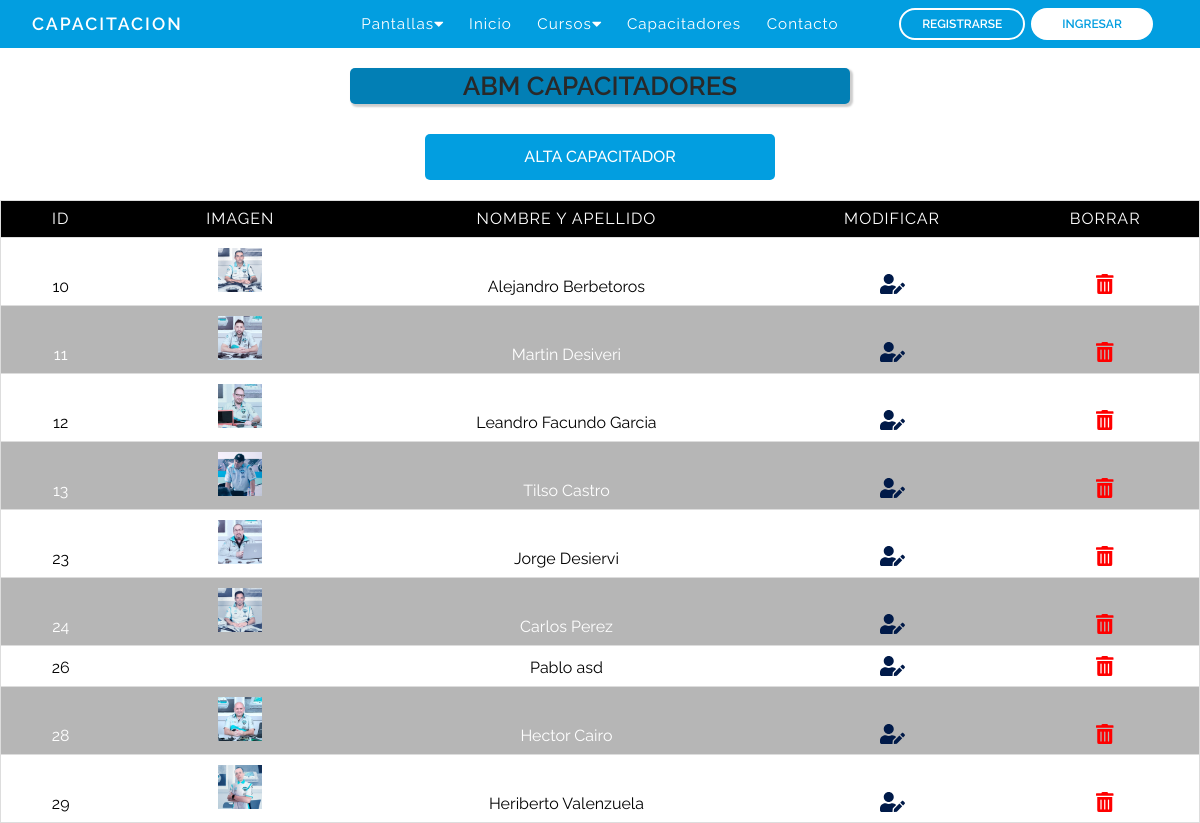
Page /abmCapacitadores.php on the earlier database version.
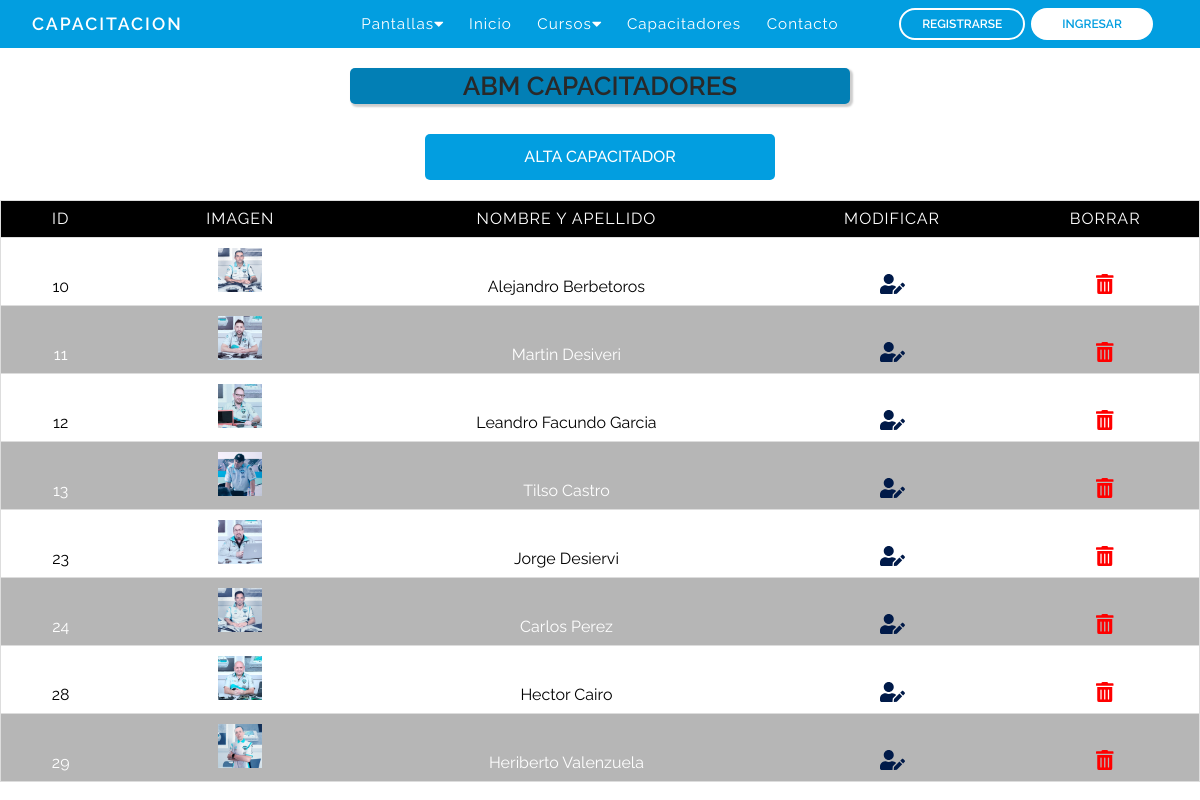
Same page on the later database version.
### tables this page shows
CREATE TABLE `capacitadores` (
  `id` int(10) NOT NULL,
  `nombre` varchar(120) NOT NULL,
  `apellido` varchar(120) NOT NULL,
  `cuil_cuit` int(11) NOT NULL,
  `imagen` varchar(255) NOT NULL DEFAULT 'usersNone.png',
  `telefono` varchar(12) NOT NULL,
  `direccion` varchar(120) NOT NULL,
  `codigo_postal` varchar(10) NOT NULL,
  `email` varchar(120) NOT NULL,
  `especialidad` varchar(255) NOT NULL,
  `descripcion` varchar(1000) NOT NULL,
  `provincia` varchar(60) NOT NULL,
  `fecha_alta` date NOT NULL DEFAULT current_timestamp(),
  `fecha_baja` date NOT NULL
);

### abmCapacitadores.php (the view, shortened to what this page needs)
<?php
require_once('bd/conexion.php');
$consulta = $pdo->prepare('SELECT id, imagen, nombre, apellido FROM capacitadores ORDER BY id');
$consulta -> execute();
?>
<!DOCTYPE html>
<html lang="es">
<head>
	<link rel="stylesheet" href="css/reset.css">
	<link rel="stylesheet" type="text/css" href="css/abmCapacitadores.css">
</head>
</body>
<body>
		<?php require_once("nav.php") ?>
		<div class="cont_title">
			<p>ABM CAPACITADORES</p>
		</div>
			<div class="contenedor">
			<a href="formularioCapacitador.php" class="btnAlta">ALTA CAPACITADOR</a>
		<table border="1">
			<thead>
				<tr>
					<th class="Id">Id</th>
					<th class="Imagen">Imagen</th>
					<th class="NombreApellido">Nombre y apellido</th>
					<th class="Borrar">Modificar</th>
					<th class="Editar">Borrar</th>
				</tr>
			</thead>
			<tbody>
				<tr>
				<?php while ($datos = $consulta->fetch(PDO::FETCH_ASSOC)) { ?>
					<td class="id" data-label="id"><?= $datos['id'] ?></td>
					<td class="imagen" ><img width="20%" src="images/capacitadores/<?= $datos['imagen'] ?>" alt=""></td>
					<td class="nombreApellido" data-label="Nombre y Apellido"><?= $datos['nombre'].' '.$datos['apellido'] ?></td>
					<td class="Editar"><a href="<?= 'editCapacitador.php?id='.$datos['id'] ?>"><i class="fas fa-user-edit edit"></i></a></td>
					<td class="Borrar"><a onclick="return confirmaCapacitador()" href="<?= 'deleteCapacitadores.php?id='.$datos['id'] ?>"><i class="fas fa-trash-alt  borrar "></i></a></td>
				</tr>
				<?php } ?>
			</tbody>
		</table>
	</div>
</body>
</html>

Differences in the rows shown:
removed capacitadores: id "26", nombre "Pablo", apellido "asd"
